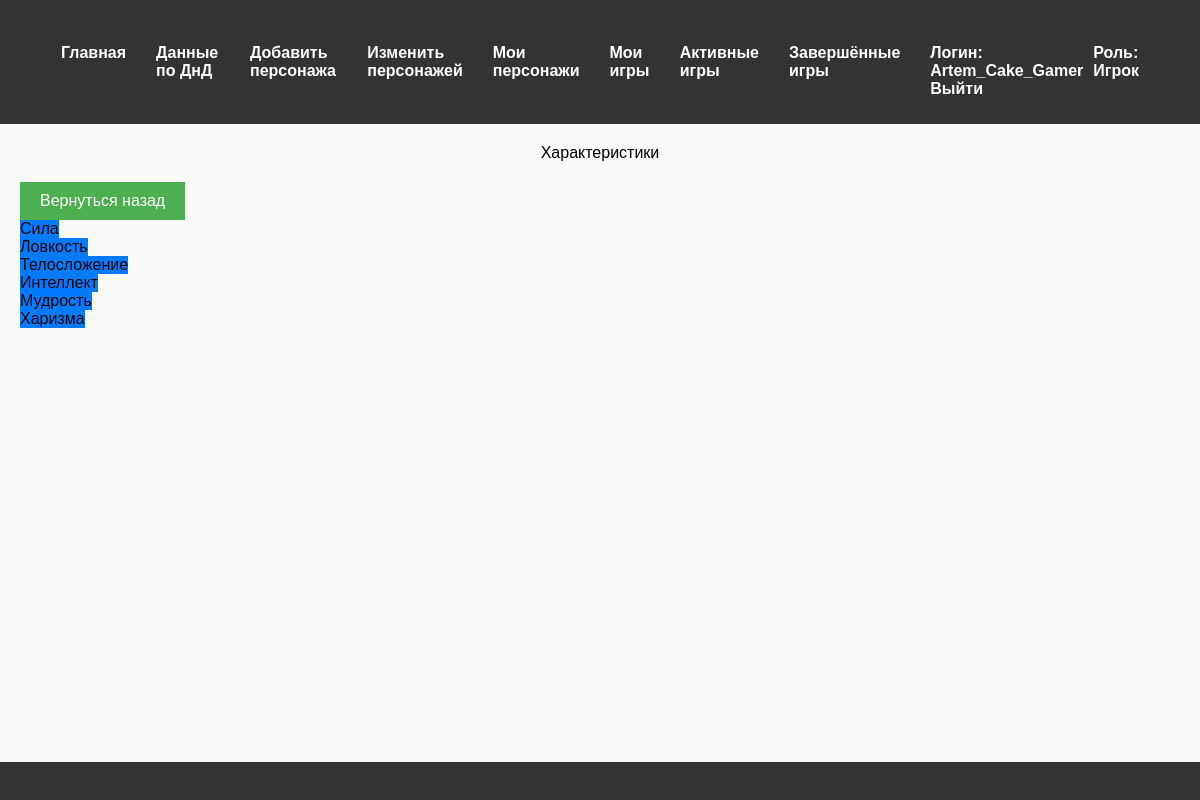
The page /VeiwCharacteristices (signed in) on the database its author committed.
### functions/Classes.py (models this page shows)
class Role(db.Model, RoleMixin):
    __tablename__ = 'Role'
    id       = db.Column(db.Integer(), primary_key=True)
    RoleName = db.Column(db.String(80), unique=True)
    name     = db.Column(db.String(80), unique=True)
    NameUser = db.Column(db.String(80), unique=True)

class User(db.Model, UserMixin):
    __tablename__ = 'User'
    id          = db.Column(db.Integer, autoincrement=True, primary_key=True)
    login       = db.Column(db.String, unique=True)
    password    = db.Column(db.String(255), nullable=False, server_default='')
    active      = db.Column(db.Boolean())
    roles       = db.relationship('Role'  , secondary=Roles_Users
                                                , backref=db.backref("roled", cascade='all,delete',single_parent=True, passive_deletes=True)
                                                , cascade='all,delete'      , single_parent=True)

class Characteristices(db.Model):
    __tablename__ = 'Characteristices'
    id                   = db.Column(db.Integer, primary_key=True)
    Name                 = db.Column(db.String(300), nullable=False, unique=True)
    Discription          = db.Column(db.Text, nullable=True)
    imageName = db.Column(db.String(300), nullable=True)
    image = db.Column(db.LargeBinary, nullable=True)
    Skill                = db.relationship('Skills'        , secondary=Characteristices_Skills
                                           , backref=db.backref("CharacteristicesSkills", cascade='all,delete', single_parent=True, passive_deletes=True)
                                           , cascade='all,delete', single_parent=True)

### app.py (the view)
@app.route("/VeiwCharacteristices", methods=['GET', 'POST'])
def VeiwCharacteristices():
    characteristices = Characteristices.query.all()
    if request.method == 'POST':
        Date_id = request.form.get('Date_id')
        return OpenVeiwPost(['Characteristices', Date_id])
    return render_template("VeiwElementPage.html", Dates=characteristices
                           , VeiwAtributes='VeiwCharacteristices', TitlePage='Характеристики', show_back_button=True)

### templates/VeiwElementPage.html (shortened to what this page needs)
{% extends "base.html" %}
{% block content %}
<h1>{{ TitlePage }}</h1>
{% if show_back_button %}
<button id="back-button">Вернуться назад</button>
{% endif %}
{% for Date in Dates %}
<form method="POST"  id="Edit{{ TableName }}Form{{ Date.id }}" action="{{ TableName }}">
	<button>{{ Date.Name }}</button>
</form>
{% endfor %}
{% endblock %}

### templates/Menu.html (shortened to what this page needs)
﻿<div class="container nav-menu" bis_skin_checked="1">
    <ul class="menu-list">
        <li class="nav-item"><a href="{{ url_for('Index') }}">Главная</a></li>
        {% if current_user.is_authenticated %}
        <li class="nav-item"><a href="{{ url_for('VeiwMaterial') }}">Данные по ДнД</a></li>
        {% for role in current_user.roles %}{% if (role.name == 'Gamer') %}
        <li class="nav-item"><a href="{{ url_for('CreatePersonage') }}">Добавить персонажа</a></li>
        <li class="nav-item"><a href="{{ url_for('EditPersonage') }}">Изменить персонажей</a></li>
        <li class="nav-item"><a href="{{ url_for('VeiwPersonage') }}">Мои персонажи</a></li>
        {% endif %}
        <li class="nav-item"><a href="{{ url_for('VeiwMyGames') }}">Мои игры</a></li>
        <li class="nav-item"><a href="{{ url_for('ActiveGames') }}">Активные игры</a></li>
        <li class="nav-item"><a href="{{ url_for('CloseGames') }}">Завершённые игры</a></li>
        {% endfor %}{% endif %}
        <li class="nav-item login">
            <ul class="submenu">
                <li>{% if current_user.is_authenticated %}
                    <a href="#"><b>Логин:</b> {{current_user.login}}</a>
                    {% endif %}
                </li>
                <li>{% if current_user.is_authenticated %}
                    {% for role in current_user.roles %}
                    <a href="#"><b>Роль:</b> {{ role.NameUser }}</a>
                    {% endfor %}
                    {% endif %}
                </li>
            </ul>
            {% if current_user.is_authenticated %}
            <a href="/Logout">Выйти</a>
            {% else %}
            <a href="LoginUsers#login" id="login-link" class="btn btn-primary">Войти</a>
            {% endif %}
        </li>
    </ul>
</div>

### static/css/forms.css (style rules this page uses)
h1 { text-align: center; margin-bottom: 20px; }

### static/css/links_and_buttons.css (style rules this page uses)
a { text-decoration: underline; color: blue; cursor: pointer; }
button { padding: 10px 20px; background-color: #007bff; color: white; border: none; cursor: pointer; font-size: 16px; }
#back-button { margin-top: 20px; padding: 10px 20px; background-color: #4CAF50; color: white; border: none; cursor: pointer; }

### static/css/media-queries.css (style rules this page uses)
@media screen and (min-width: 1200px) { body { font-size: 16px; } }
@media screen and (min-width: 1200px) { button { padding: 12px 24px; } }
@media screen and (min-width: 1200px) { h1 { font-size: 32px; } }

### static/css/structure.css (style rules this page uses)
html, body { height: 100%; margin: 0; padding: 0; }
body { display: grid; grid-template-rows: auto 1fr auto; min-height: 100vh; }
.container { width: 100%; max-width: 1200px; margin: 0 auto; padding: 0 15px; }
.nav-menu ul.menu-list { list-style-type: none; display: flex; justify-content: space-between; background-color: #333; padding: 0; margin: 0; }
.nav-menu ul.menu-list li.nav-item { display: inline-block; padding: 10px 15px; }
.nav-menu ul.menu-list li.nav-item a { color: white; text-decoration: none; font-weight: bold; }
.login ul.submenu { list-style-type: none; display: flex; gap: 10px; align-items: center; }
.login ul.submenu li { padding: 0; }
.login ul.submenu li a { color: white; text-decoration: none; }

### rows shown on the page
Role: NameUser "Игрок"
User: login "Artem_Cake_Gamer"
Characteristices: Name "Сила"
Characteristices: Name "Ловкость"
Characteristices: Name "Телосложение"
Characteristices: Name "Интеллект"
Characteristices: Name "Мудрость"
Characteristices: Name "Харизма"

### other values the page prints
{{ TitlePage }} "Характеристики"
